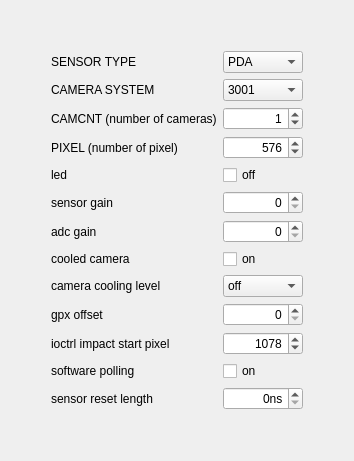
     <widget class="QWidget" name="camerasetup">
      <attribute name="title">
       <string>Camera setup</string>
      </attribute>
      <layout class="QVBoxLayout" name="verticalLayout_4">
       <item>
        <layout class="QGridLayout" name="gridLayoutCamerasetup">
         <item row="3" column="2">
          <widget class="QComboBox" name="comboBoxCameraSystem">
           <property name="enabled">
            <bool>true</bool>
           </property>
           <item>
            <property name="text">
             <string>3001</string>
            </property>
           </item>
           <item>
            <property name="text">
             <string>3010</string>
            </property>
           </item>
           <item>
            <property name="text">
             <string>3030</string>
            </property>
           </item>
          </widget>
         </item>
         <item row="3" column="1">
          <widget class="QLabel" name="labelCameraSystem">
           <property name="text">
            <string>CAMERA SYSTEM</string>
           </property>
          </widget>
         </item>
         <item row="5" column="1">
          <widget class="QLabel" name="labelOutputPixel">
           <property name="text">
            <string>PIXEL (number of pixel)</string>
           </property>
          </widget>
         </item>
         <item row="11" column="1">
          <widget class="QLabel" name="labelGpxOffset">
           <property name="text">
            <string>gpx offset</string>
           </property>
          </widget>
         </item>
         <item row="2" column="2">
          <widget class="QComboBox" name="comboBoxSensorType">
           <item>
            <property name="text">
             <string>PDA</string>
            </property>
           </item>
           <item>
            <property name="text">
             <string>IR</string>
            </property>
           </item>
           <item>
            <property name="text">
             <string>FFT</string>
            </property>
           </item>
           <item>
            <property name="text">
             <string>CMOS</string>
            </property>
           </item>
           <item>
            <property name="text">
             <string>HSVIS</string>
            </property>
           </item>
           <item>
            <property name="text">
             <string>HSIR</string>
            </property>
           </item>
          </widget>
         </item>
         <item row="12" column="1">
          <widget class="QLabel" name="labelIOCtrlImpactStartPixel">
           <property name="text">
            <string>ioctrl impact start pixel</string>
           </property>
          </widget>
         </item>
         <item row="4" column="2">
          <widget class="QSpinBox" name="spinBoxCamcnt">
           <property name="enabled">
            <bool>true</bool>
           </property>
           <property name="alignment">
            <set>Qt::AlignRight|Qt::AlignTrailing|Qt::AlignVCenter</set>
           </property>
           <property name="minimum">
            <number>0</number>
           </property>
           <property name="maximum">
            <number>8</number>
           </property>
           <property name="value">
            <number>1</number>
           </property>
          </widget>
         </item>
         <item row="8" column="2">
          <widget class="QSpinBox" name="spinBoxAdcGain">
           <property name="alignment">
            <set>Qt::AlignRight|Qt::AlignTrailing|Qt::AlignVCenter</set>
           </property>
          </widget>
         </item>
         <item row="9" column="2">
          <widget class="QCheckBox" name="checkBoxIsCooledCam">
           <property name="text">
            <string>on</string>
           </property>
          </widget>
         </item>
         <item row="10" column="2">
          <widget class="QComboBox" name="comboBoxCamCool">
           <item>
            <property name="text">
             <string>off</string>
            </property>
           </item>
           <item>
            <property name="text">
             <string>1</string>
            </property>
           </item>
           <item>
            <property name="text">
             <string>2</string>
            </property>
           </item>
           <item>
            <property name="text">
             <string>3</string>
            </property>
           </item>
           <item>
            <property name="text">
             <string>4</string>
            </property>
           </item>
           <item>
            <property name="text">
             <string>5</string>
            </property>
           </item>
           <item>
            <property name="text">
             <string>6</string>
            </property>
           </item>
           <item>
            <property name="text">
             <string>7</string>
            </property>
           </item>
           <item>
            <property name="text">
             <string>8</string>
            </property>
           </item>
           <item>
            <property name="text">
             <string>9</string>
            </property>
           </item>
          </widget>
         </item>
         <item row="2" column="0">
          <spacer name="horizontalSpacerLeft">
           <property name="orientation">
            <enum>Qt::Horizontal</enum>
           </property>
           <property name="sizeHint" stdset="0">
            <size>
             <width>40</width>
             <height>20</height>
            </size>
           </property>
          </spacer>
         </item>
         <item row="2" column="3">
          <spacer name="horizontalSpacerRight">
           <property name="orientation">
            <enum>Qt::Horizontal</enum>
           </property>
           <property name="sizeHint" stdset="0">
            <size>
             <width>40</width>
             <height>20</height>
            </size>
           </property>
          </spacer>
         </item>
         <item row="13" column="2">
          <widget class="QCheckBox" name="checkBoxUseSoftwarePolling">
           <property name="text">
            <string>on</string>
           </property>
          </widget>
         </item>
         <item row="15" column="1">
          <spacer name="verticalSpacerBottom">
           <property name="orientation">
            <enum>Qt::Vertical</enum>
           </property>
           <property name="sizeHint" stdset="0">
            <size>
             <width>20</width>
             <height>40</height>
            </size>
           </property>
          </spacer>
         </item>
         <item row="14" column="2">
          <widget class="QSpinBox" name="spinBoxSensorResetLengthIn1ns">
           <property name="alignment">
            <set>Qt::AlignRight|Qt::AlignTrailing|Qt::AlignVCenter</set>
           </property>
           <property name="suffix">
            <string>ns</string>
           </property>
           <property name="maximum">
            <number>262140</number>
           </property>
           <property name="singleStep">
            <number>4</number>
           </property>
          </widget>
         </item>
         <item row="4" column="1">
          <widget class="QLabel" name="labelCamcnt">
           <property name="text">
            <string>CAMCNT (number of cameras)</string>
           </property>
          </widget>
         </item>
         <item row="5" column="2">
          <widget class="QSpinBox" name="spinBoxPixel">
           <property name="enabled">
            <bool>true</bool>
           </property>
           <property name="alignment">
            <set>Qt::AlignRight|Qt::AlignTrailing|Qt::AlignVCenter</set>
           </property>
           <property name="minimum">
            <number>64</number>
           </property>
           <property name="maximum">
            <number>9999</number>
           </property>
           <property name="singleStep">
            <number>64</number>
           </property>
           <property name="value">
            <number>576</number>
           </property>
          </widget>
         </item>
         <item row="14" column="1">
          <widget class="QLabel" name="labelSensorResetLength">
           <property name="text">
            <string>sensor reset length</string>
           </property>
          </widget>
         </item>
         <item row="2" column="1">
          <widget class="QLabel" name="labelSensorType">
           <property name="text">
            <string>SENSOR TYPE</string>
           </property>
          </widget>
         </item>
         <item row="11" column="2">
          <widget class="QSpinBox" name="spinBoxGpxOffset">
           <property name="alignment">
            <set>Qt::AlignRight|Qt::AlignTrailing|Qt::AlignVCenter</set>
           </property>
           <property name="maximum">
            <number>268435455</number>
           </property>
          </widget>
         </item>
         <item row="6" column="1">
          <widget class="QLabel" name="labelLed">
           <property name="text">
            <string>led</string>
           </property>
          </widget>
         </item>
         <item row="7" column="1">
          <widget class="QLabel" name="labelGain3010">
           <property name="text">
            <string>sensor gain</string>
           </property>
          </widget>
         </item>
         <item row="9" column="1">
          <widget class="QLabel" name="labelIsCooledCam">
           <property name="text">
            <string>cooled camera</string>
           </property>
          </widget>
         </item>
         <item row="10" column="1">
          <widget class="QLabel" name="labelCamCool">
           <property name="text">
            <string>camera cooling level</string>
           </property>
          </widget>
         </item>
         <item row="8" column="1">
          <widget class="QLabel" name="labelGain3030">
           <property name="text">
            <string>adc gain</string>
           </property>
          </widget>
         </item>
         <item row="12" column="2">
          <widget class="QSpinBox" name="spinBoxIOCtrlImpactStartPixel">
           <property name="alignment">
            <set>Qt::AlignRight|Qt::AlignTrailing|Qt::AlignVCenter</set>
           </property>
           <property name="maximum">
            <number>268435455</number>
           </property>
           <property name="value">
            <number>1078</number>
           </property>
          </widget>
         </item>
         <item row="7" column="2">
          <widget class="QSpinBox" name="spinBoxSensorGain">
           <property name="alignment">
            <set>Qt::AlignRight|Qt::AlignTrailing|Qt::AlignVCenter</set>
           </property>
          </widget>
         </item>
         <item row="6" column="2">
          <widget class="QCheckBox" name="checkBoxLed">
           <property name="text">
            <string>off</string>
           </property>
          </widget>
         </item>
         <item row="13" column="1">
          <widget class="QLabel" name="labelUseSoftwarePolling">
           <property name="text">
            <string>software polling</string>
           </property>
          </widget>
         </item>
         <item row="0" column="1">
          <spacer name="verticalSpacerTop">
           <property name="orientation">
            <enum>Qt::Vertical</enum>
           </property>
           <property name="sizeHint" stdset="0">
            <size>
             <width>20</width>
             <height>40</height>
            </size>
           </property>
          </spacer>
         </item>
        </layout>
       </item>
      </layout>
     </widget>
